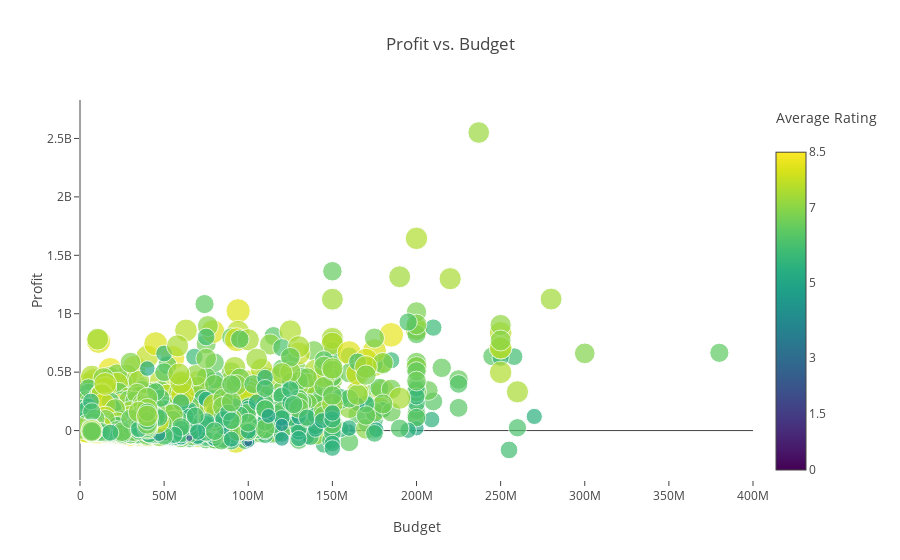

Notebook code for this chart:
### Code cell
layout = go.Layout(
    title='Profit vs. Budget',
    xaxis=dict(
        title='Budget',
        gridcolor='rgb(255, 255, 255)',
        range=[0, 4e8],
        zerolinewidth=1,
        ticklen=5,
        gridwidth=2,
    ),
    yaxis=dict(
        title='Profit',
        gridcolor='rgb(255, 255, 255)',
        zerolinewidth=1,
        ticklen=5,
        gridwidth=2,
    )
)
data = [go.Scatter(
    x=df[df.budget>5000].budget.values, # Budget
    y=df[df.budget>5000].profit.values,  # Gross
    mode='markers',
    text= df[df.budget>5000].title.values, # Movie Titles
    marker=dict(
        size=3*(df[df.budget>5000].vote_average),
        sizeref=1.0,
        color=df[df.budget>5000].vote_average.values,
                
        colorbar=ColorBar(title='Average Rating<br> &nbsp;' , tickvals=[0,1.5,3,5,7,8.5]),

        showscale=True,
        colorscale='Viridis'
    ))]
fig = go.Figure(data=data, layout=layout)
iplot(fig)

### Figure 1 — Plotly figure (JSON) as saved in the notebook; plotly's stock layout.template omitted (floating-point values rounded to 4 significant figures; data arrays with more than 128 entries replaced by an {"elided": "..."} marker saying what was removed)
{"data": [{"marker": {"color": {"elided": "3728 float values"}, "colorbar": {"tickvals": [0, 1.5, 3, 5, 7, 8.5], "title": "Average Rating<br> &nbsp;"}, "colorscale": "Viridis", "showscale": true, "size": {"elided": "3728 float values"}, "sizeref": 1}, "mode": "markers", "text": {"elided": "3728 str values"}, "type": "scatter", "x": {"elided": "3728 int values"}, "y": {"elided": "3728 int values"}}], "layout": {"title": "Profit vs. Budget", "xaxis": {"gridcolor": "rgb(255, 255, 255)", "gridwidth": 2, "range": [0, 400000000], "ticklen": 5, "title": "Budget", "zerolinewidth": 1}, "yaxis": {"gridcolor": "rgb(255, 255, 255)", "gridwidth": 2, "ticklen": 5, "title": "Profit", "zerolinewidth": 1}}}
